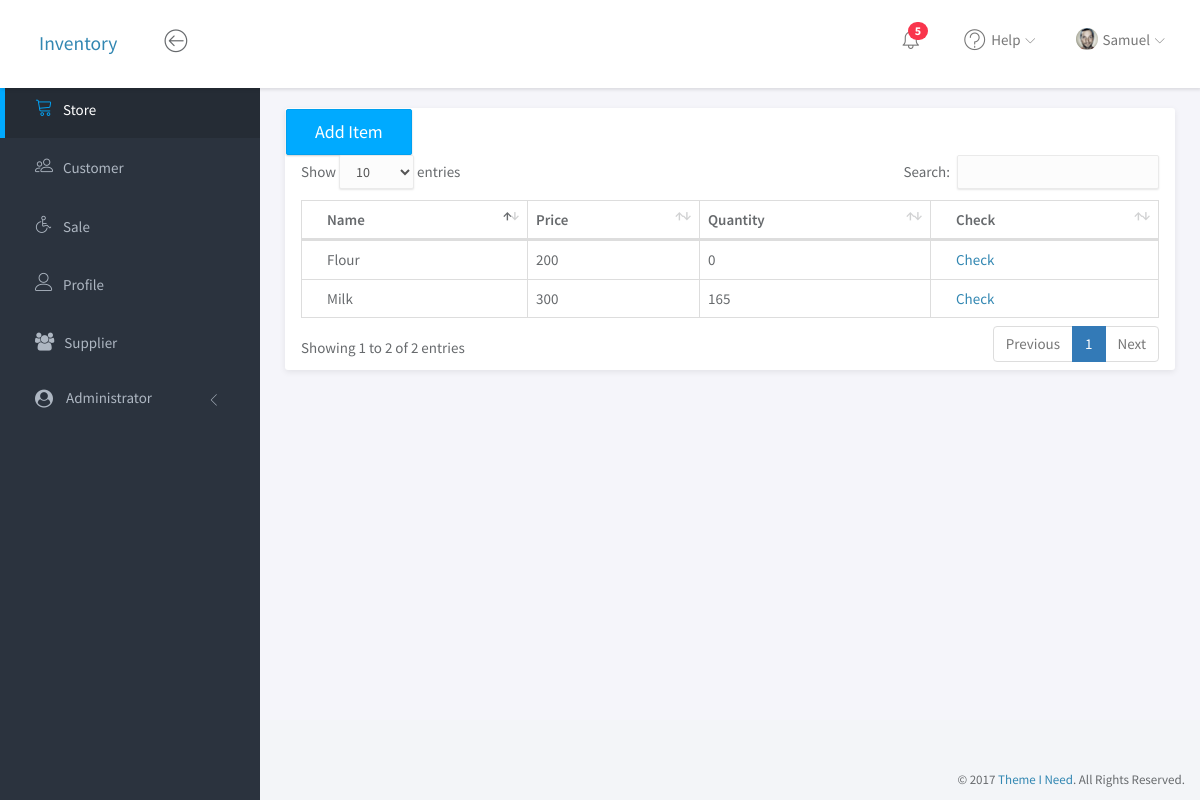
The page /store/ (signed in) on the database its author committed.
### store/models.py (models this page shows, shortened)
class Item(models.Model):
    name = models.CharField(max_length=100)
    price = models.PositiveIntegerField()
    def get_chech_url(self):
        return reverse('store:item', args=[self.id])
    def get_remaining_quantity(self):
        return sum(item.quantity for item in self.items.all())

class Stock(models.Model):
    item = models.ForeignKey(Item, related_name='items')
    quantity = models.PositiveIntegerField(default=0)
    added_by = models.ForeignKey(Account, on_delete=models.CASCADE)
    order = models.ForeignKey(RequestOrder, on_delete=models.CASCADE)
    remaining = models.PositiveIntegerField(default=0)
    timestamp = models.DateTimeField(auto_now=False, auto_now_add=True)

### store/views.py (the view)
# urls.py: url(r'^store/', include('store.urls', namespace='store')),
@login_required
def store(request):
    context = {
        'store': Item.objects.all()
    }
    return render(request, 'store.html', context)

### cart/context_processors.py (called while the page is built)
def cart(request):
    return {'cart': Cart(request) }

### index/templatetags/nav_modifiers.py (called while the page is built)
@register.simple_tag
def is_active(current_path, link_path, param=None):
    try:
        if param is None:
            if reverse(link_path) == current_path:
                return 'active'
        else:
            if reverse(link_path, param) == current_path:
                return 'active'
            else:
                return ''
    except:
        return ''

### index/utilities.py (called while the page is built)
def user(request):
    if request.user.is_authenticated:
        try:
            user = get_object_or_404(Account, user=request.user)
        except Exception as e:
            return {'user': request.user}
        return {'user': user}
    return {'user': 'None'}

### store/templates/store.html (shortened to what this page needs)
{% extends 'base.html' %}
{% load widget_tweaks %}
{% block style %}
    <link rel="stylesheet" href="/static/vendor/datatables/dataTables.bootstrap4.css">
{% endblock %}
{% block content %}
    <div class="panel panel-profile">
        <div class="clearfix">
            <div class="card mb-3">
                <div class="card-header">
                    <a href="{% url 'store:add_item' %}">
                        <button class="btn btn-primary btn-lg">Add Item</button>
                    </a>
                </div>
                <div class="card-body">
                    <div class="table-responsive">
                        <table class="table table-bordered" id="dataTable" width="100%" cellspacing="0">
                            <thead>
                            <tr>
                                <th>Name</th>
                                <th>Price</th>
                                <th>Quantity</th>
                                <th>Check</th>
                            </tr>
                            </thead>
                            <tbody>
                            {% for item in store %}
                                <tr>
                                    <td>{{ item.name }}</td>
                                    <td>{{ item.price }}</td>
                                    <td>{{ item.get_remaining_quantity }}</td>
                                    <td><a href="{{ item.get_chech_url }}">Check</a></td>
                                </tr>
                            {% endfor %}
                            </tbody>
                        </table>
                    </div>
                </div>
            </div>
        </div>
    </div>
{% endblock %}

### static/css/main.css (style rules this page uses)
html { position: relative; min-height: 100%; }
body { background-color: #F3F5F8; font-family: "Source Sans Pro", sans-serif; font-size: 15px; color: #676a6d; }
a { color: #3287B2; }
th { font-weight: 600; }
.btn { -webkit-border-radius: 2px; -moz-border-radius: 2px; border-radius: 2px; -moz-box-shadow: 0px 1px 2px 0 rgba(0, 0, 0, 0.2); -webkit-box-shadow: 0px 1px 2px 0 rgba(0, 0, 0, 0.2); box-shadow: 0px 1px 2px 0 rgba(0, 0, 0, 0.2); padding: 6px 22px; }
.btn-group-lg > .btn, .btn-lg { padding: 10px 28px; }
.btn-primary { background-color: #00AAFF; border-color: #00a0f0; }
.panel { -webkit-border-radius: 3px; -moz-border-radius: 3px; border-radius: 3px; -moz-box-shadow: 0 2px 6px rgba(0, 0, 0, 0.08); -webkit-box-shadow: 0 2px 6px rgba(0, 0, 0, 0.08); box-shadow: 0 2px 6px rgba(0, 0, 0, 0.08); background-color: #fff; margin-bottom: 30px; }
.panel .table > thead > tr > td:first-child, .panel .table > thead > tr > th:first-child, .panel .table > tbody > tr > td:first-child, .panel .table > tbody > tr > th:first-child, .panel .table > tfoot > tr > td:first-child, .panel .table > tfoot > tr > th:first-child { padding-left: 25px; }
.panel .table > thead > tr > td:last-child, .panel .table > thead > tr > th:last-child, .panel .table > tbody > tr > td:last-child, .panel .table > tbody > tr > th:last-child, .panel .table > tfoot > tr > td:last-child, .panel .table > tfoot > tr > th:last-child { padding-left: 25px; }
.panel-profile { position: relative; }

### rows shown on the page
Item: name "Flour", price "200", get_remaining_quantity "0"
Item: name "Milk", price "300", get_remaining_quantity "165"

### other values the page prints
{{ title }} "Store Customer Sale Profile Supplier"
